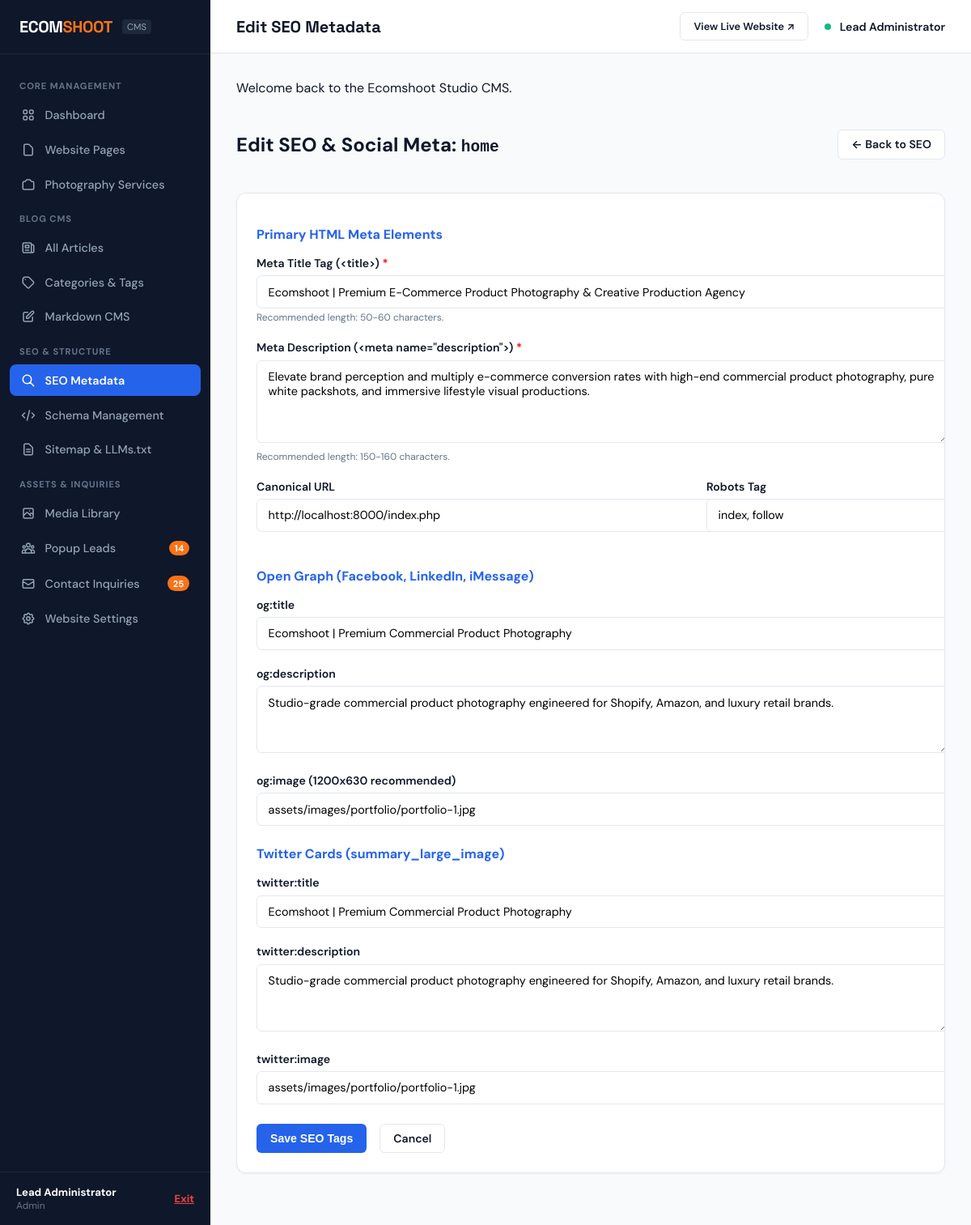
Page /admin/seo-edit.php?id=1 (signed in) on the committed database.
### tables this page shows
CREATE TABLE `seo_metadata` (
  `id` INT AUTO_INCREMENT PRIMARY KEY,
  `page_identifier` VARCHAR(100) NOT NULL UNIQUE,
  `meta_title` VARCHAR(255) NOT NULL,
  `meta_description` TEXT NOT NULL,
  `canonical_url` VARCHAR(255) NULL,
  `og_title` VARCHAR(255) NULL,
  `og_description` TEXT NULL,
  `og_image` VARCHAR(255) NULL,
  `twitter_title` VARCHAR(255) NULL,
  `twitter_description` TEXT NULL,
  `twitter_image` VARCHAR(255) NULL,
  `robots_meta` VARCHAR(50) DEFAULT 'index, follow',
  `created_at` TIMESTAMP DEFAULT CURRENT_TIMESTAMP,
  `updated_at` TIMESTAMP DEFAULT CURRENT_TIMESTAMP ON UPDATE CURRENT_TIMESTAMP
);

### config/config.php (called while the page is built, shortened)
<?php
function e(?string $string): string {
    return htmlspecialchars($string ?? '', ENT_QUOTES, 'UTF-8');
}
function url(string $path = ''): string {
    $cleanPath = ltrim($path, '/');
    $cleanPath = preg_replace('/\.php$/i', '', $cleanPath);
    return BASE_URL . ($cleanPath ? '/' . $cleanPath : '');
}

### admin/seo-edit.php (the view, shortened to what this page needs)
<?php
require_once __DIR__ . '/../config/config.php';
$id = (int) ($_GET['id'] ?? 0);
$db = Database::getInstance()->getConnection();
$stmt = $db->prepare("SELECT * FROM seo_metadata WHERE id = :id LIMIT 1");
$stmt->execute(['id' => $id]);
$seo = $stmt->fetch(PDO::FETCH_ASSOC);
require_once __DIR__ . '/includes/header.php';
?>
<div style="display: flex; justify-content: space-between; align-items: center; margin-bottom: 1.5rem;">
  <div>
    <h2>Edit SEO &amp; Social Meta: <code><?= e($seo['page_identifier']) ?></code></h2>
  </div>
  <a href="<?= url('admin/seo.php') ?>" class="btn-admin btn-admin-outline">&larr; Back to SEO</a>
</div>
<div class="admin-card">
  <div class="admin-card-body">
    <form action="<?= url('admin/seo-edit.php?id=' . $seo['id']) ?>" method="POST">
      <h3 style="font-size: 1rem; color: var(--admin-primary); margin-bottom: 1rem;">Primary HTML Meta Elements</h3>
      <div class="admin-form-group">
        <label for="meta_title" class="admin-form-label">Meta Title Tag (&lt;title&gt;) <span style="color:red;">*</span></label>
        <input type="text" id="meta_title" name="meta_title" value="<?= e($seo['meta_title']) ?>" class="admin-form-control" required>
        <div style="font-size: 0.75rem; color: var(--admin-text-muted); margin-top: 0.2rem;">Recommended length: 50-60 characters.</div>
      </div>
      <div class="admin-form-group">
        <label for="meta_description" class="admin-form-label">Meta Description (&lt;meta name="description"&gt;) <span style="color:red;">*</span></label>
        <textarea id="meta_description" name="meta_description" class="admin-form-control" style="min-height: 80px;" required><?= e($seo['meta_description']) ?></textarea>
        <div style="font-size: 0.75rem; color: var(--admin-text-muted); margin-top: 0.2rem;">Recommended length: 150-160 characters.</div>
      </div>
      <div style="display: grid; grid-template-columns: 2fr 1fr; gap: 1rem;">
        <div class="admin-form-group">
          <label for="canonical_url" class="admin-form-label">Canonical URL</label>
          <input type="text" id="canonical_url" name="canonical_url" value="<?= e($seo['canonical_url']) ?>" class="admin-form-control">
        </div>
        <div class="admin-form-group">
          <label for="robots_meta" class="admin-form-label">Robots Tag</label>
          <input type="text" id="robots_meta" name="robots_meta" value="<?= e($seo['robots_meta'] ?? 'index, follow') ?>" class="admin-form-control">
        </div>
      </div>
      <h3 style="font-size: 1rem; color: var(--admin-primary); margin-top: 1.5rem; margin-bottom: 1rem;">Open Graph (Facebook, LinkedIn, iMessage)</h3>
      <div class="admin-form-group">
        <label for="og_title" class="admin-form-label">og:title</label>
        <input type="text" id="og_title" name="og_title" value="<?= e($seo['og_title']) ?>" class="admin-form-control">
      </div>
      <div class="admin-form-group">
        <label for="og_description" class="admin-form-label">og:description</label>
        <textarea id="og_description" name="og_description" class="admin-form-control" style="min-height: 60px;"><?= e($seo['og_description']) ?></textarea>
      </div>
      <div class="admin-form-group">
        <label for="og_image" class="admin-form-label">og:image (1200x630 recommended)</label>
        <input type="text" id="og_image" name="og_image" value="<?= e($seo['og_image']) ?>" class="admin-form-control">
      </div>
      <h3 style="font-size: 1rem; color: var(--admin-primary); margin-top: 1.5rem; margin-bottom: 1rem;">Twitter Cards (summary_large_image)</h3>
      <div class="admin-form-group">
        <label for="twitter_title" class="admin-form-label">twitter:title</label>
        <input type="text" id="twitter_title" name="twitter_title" value="<?= e($seo['twitter_title']) ?>" class="admin-form-control">
      </div>
      <div class="admin-form-group">
        <label for="twitter_description" class="admin-form-label">twitter:description</label>
        <textarea id="twitter_description" name="twitter_description" class="admin-form-control" style="min-height: 60px;"><?= e($seo['twitter_description']) ?></textarea>
      </div>
      <div class="admin-form-group">
        <label for="twitter_image" class="admin-form-label">twitter:image</label>
        <input type="text" id="twitter_image" name="twitter_image" value="<?= e($seo['twitter_image']) ?>" class="admin-form-control">
      </div>
      <div style="display: flex; gap: 1rem; margin-top: 1.5rem;">
        <button type="submit" class="btn-admin btn-admin-primary">Save SEO Tags</button>
        <a href="<?= url('admin/seo.php') ?>" class="btn-admin btn-admin-outline">Cancel</a>
      </div>
    </form>
  </div>
</div>
<?php require_once __DIR__ . '/includes/footer.php'; ?>

### assets/css/admin.css (style rules this page uses)
:root { --admin-sidebar-width: 260px; --admin-header-height: 65px; --admin-bg: #F8FAFC; --admin-sidebar-bg: #0F172A; --admin-sidebar-hover: #1E293B; --admin-card-bg: #FFFFFF; --admin-border: #E2E8F0; --admin-text-main: #0F172A; --admin-text-muted: #64748B; --admin-primary: #2563EB; --admin-primary-hover: #1D4ED8; --admin-coral: #F97316; --admin-success: #10B981; --admin-danger: #EF4444; --admin-warning: #F59E0B; }
body.admin-body { background-color: var(--admin-bg); color: var(--admin-text-main); font-family: 'DM Sans', -apple-system, BlinkMacSystemFont, sans-serif; margin: 0; display: flex; min-height: 100vh; }
.admin-card { background-color: var(--admin-card-bg); border: 1px solid var(--admin-border); border-radius: 12px; overflow: hidden; box-shadow: 0 1px 3px rgba(15, 23, 42, 0.05); margin-bottom: 2rem; }
.admin-card-body { padding: 1.5rem; }
.btn-admin { display: inline-flex; align-items: center; gap: 0.4rem; padding: 0.55rem 1rem; font-size: 0.88rem; font-weight: 600; border-radius: 6px; border: 1px solid transparent; cursor: pointer; text-decoration: none; line-height: 1.2; }
.btn-admin-primary { background-color: var(--admin-primary); color: #FFFFFF; }
.btn-admin-outline { background-color: #FFFFFF; border-color: var(--admin-border); color: var(--admin-text-main); }
.admin-form-group { margin-bottom: 1.25rem; }
.admin-form-label { display: block; font-size: 0.88rem; font-weight: 600; color: var(--admin-text-main); margin-bottom: 0.4rem; }
.admin-form-control { width: 100%; padding: 0.65rem 0.85rem; border: 1px solid var(--admin-border); border-radius: 6px; font-family: inherit; font-size: 0.9rem; }

### rows in the picture
seo_metadata: page_identifier "home", meta_title "Ecomshoot | Premium E-Commerce Product Photography & Creative Production Agency", meta_description "Elevate brand perception and multiply e-commerce conversion rates with high-end commercial product photography, pure white packshots, and immersive lifestyle visual productions.", canonical_url "http://localhost:8000/index.php", robots_meta "index, follow", og_title "Ecomshoot | Premium Commercial Product Photography", og_description "Studio-grade commercial product photography engineered for Shopify, Amazon, and luxury retail brands.", og_image "assets/images/portfolio/portfolio-1.jpg", twitter_title "Ecomshoot | Premium Commercial Product Photography", twitter_description "Studio-grade commercial product photography engineered for Shopify, Amazon, and luxury retail brands.", twitter_image "assets/images/portfolio/portfolio-1.jpg"

### other values in the picture
$newLeadsCount "14"
$unreadCount "25"
$currentAdmin['name'] "Lead Administrator"
$currentAdmin['role'] "Admin"
$adminTitle "Edit SEO Metadata"
$flash['message'] "Welcome back to the Ecomshoot Studio CMS."
